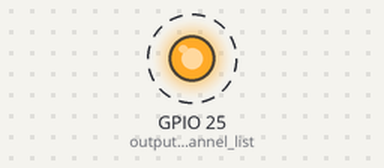
Bench run of a program on a simulated Raspberry Pi (BCM pin numbers). Shown: output pins drawn as LEDs (lit = HIGH). Dashed ring = blinking.

Above: at 0.5 s.
Timing chart, 0 to 4.6 s (numbered marks = the images above):
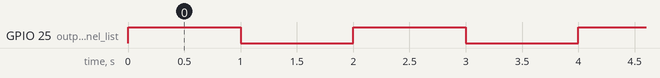

Measured:
- by itself, GPIO 25 (output_channel_list): alternates HIGH for 1.0 s and LOW for 1.0 s

The program:

led_blink.py
```python
#!/usr/bin/python3
# -*- coding: utf-8 -*-
"""
S185 - Introduction to Single-Board Computers

A simple python script that will flash a LED at a constant rate.

Execution:
1. Set the executable flag on the script: chmod u+x led_blink.py
2. Execute with a preceding dot "./", so call ./led_blink.py
"""

# Import required modules.
import os
import sys
import argparse
import time

# Import the RPi.GPIO module/library.
import RPi.GPIO as GPIO

# Select the GPIO numbering scheme.
# Refer to the GPIO pins by the channel numbers on the
# Broadcom SOC.
GPIO.setmode(GPIO.BCM)
# - or -
# Refer to the GPIO pins by the BOARD numbering system.
# This refers to the pin numbers on the P1 header of
# the Raspberry Pi board.
#GPIO.setmode(GPIO.BOARD)

# Define the channel(s) that wil be used.  These are the GPIO pins on
# Raspberry Pi that will be used.
#   Input: PIN ?? (GPIO??)
#input_channel_list  = []
#  Output: PIN 22 (GPIO25)
output_channel_list = [25]

# Set up the GPIO Channels - INPUT
#GPIO.setup(input_channel_list, GPIO.IN)

# Set up the GPIO Channels - OUTPUT
GPIO.setup(output_channel_list, GPIO.OUT);

# Define the main() function.
def main():
	# Loop forever until the user presses Ctrl+c.
	while True:
		# Turn the LED on for 1 second.
		GPIO.output(output_channel_list[0], True);   # set to 1/GPIO.HIGH/True
		time.sleep(1);
		# Turn the LED off for 1 second.
		GPIO.output(output_channel_list[0], False);  # set to 0/GPIO.FALSE/False
		time.sleep(1);
# EOF: main()


# ------------------------------------------------- BEGIN EXECUTION HERE --
if __name__ == '__main__':
	try:
		# Invoke the main function.
		main()
	except KeyboardInterrupt:
		# Raised when the user interrupts program execution,
		#	usually by pressing Ctrl+c.
		pass
	finally:
		print("Cleaning up...")
		# Reset the status of the GPIO pins.
		GPIO.cleanup()
```
